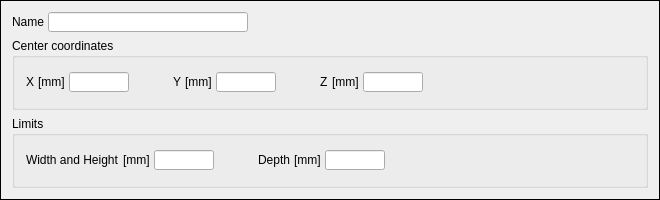
<?xml version="1.0" encoding="UTF-8"?>
<ui version="4.0">
 <class>VOI</class>
 <widget class="QFrame" name="VOI">
  <property name="geometry">
   <rect>
    <x>0</x>
    <y>0</y>
    <width>660</width>
    <height>200</height>
   </rect>
  </property>
  <property name="sizePolicy">
   <sizepolicy hsizetype="Preferred" vsizetype="Fixed">
    <horstretch>0</horstretch>
    <verstretch>0</verstretch>
   </sizepolicy>
  </property>
  <property name="minimumSize">
   <size>
    <width>0</width>
    <height>200</height>
   </size>
  </property>
  <property name="maximumSize">
   <size>
    <width>16777215</width>
    <height>200</height>
   </size>
  </property>
  <property name="windowTitle">
   <string>Frame</string>
  </property>
  <property name="styleSheet">
   <string notr="true">#VOI {
border: 1px solid black
}</string>
  </property>
  <property name="frameShape">
   <enum>QFrame::StyledPanel</enum>
  </property>
  <property name="frameShadow">
   <enum>QFrame::Raised</enum>
  </property>
  <property name="lineWidth">
   <number>10</number>
  </property>
  <property name="midLineWidth">
   <number>10</number>
  </property>
  <layout class="QVBoxLayout" name="verticalLayout">
   <item>
    <layout class="QHBoxLayout" name="horizontalLayout">
     <property name="spacing">
      <number>4</number>
     </property>
     <property name="leftMargin">
      <number>0</number>
     </property>
     <property name="topMargin">
      <number>0</number>
     </property>
     <property name="rightMargin">
      <number>0</number>
     </property>
     <item>
      <widget class="QLabel" name="label">
       <property name="maximumSize">
        <size>
         <width>16777215</width>
         <height>20</height>
        </size>
       </property>
       <property name="text">
        <string>Name</string>
       </property>
       <property name="scaledContents">
        <bool>true</bool>
       </property>
      </widget>
     </item>
     <item>
      <widget class="QLineEdit" name="name_lineEdit">
       <property name="sizePolicy">
        <sizepolicy hsizetype="Fixed" vsizetype="Fixed">
         <horstretch>0</horstretch>
         <verstretch>0</verstretch>
        </sizepolicy>
       </property>
       <property name="minimumSize">
        <size>
         <width>200</width>
         <height>0</height>
        </size>
       </property>
       <property name="maximumSize">
        <size>
         <width>0</width>
         <height>20</height>
        </size>
       </property>
      </widget>
     </item>
     <item>
      <spacer name="horizontalSpacer">
       <property name="orientation">
        <enum>Qt::Horizontal</enum>
       </property>
       <property name="sizeHint" stdset="0">
        <size>
         <width>40</width>
         <height>20</height>
        </size>
       </property>
      </spacer>
     </item>
    </layout>
   </item>
   <item>
    <widget class="QGroupBox" name="groupBox_2">
     <property name="title">
      <string>Center coordinates</string>
     </property>
     <layout class="QHBoxLayout" name="horizontalLayout_4">
      <property name="spacing">
       <number>4</number>
      </property>
      <property name="leftMargin">
       <number>11</number>
      </property>
      <property name="topMargin">
       <number>11</number>
      </property>
      <property name="rightMargin">
       <number>11</number>
      </property>
      <property name="bottomMargin">
       <number>11</number>
      </property>
      <item>
       <widget class="QLabel" name="label_12">
        <property name="maximumSize">
         <size>
          <width>16777215</width>
          <height>20</height>
         </size>
        </property>
        <property name="text">
         <string>X</string>
        </property>
        <property name="scaledContents">
         <bool>true</bool>
        </property>
       </widget>
      </item>
      <item>
       <widget class="QLabel" name="label_13">
        <property name="maximumSize">
         <size>
          <width>16777215</width>
          <height>20</height>
         </size>
        </property>
        <property name="text">
         <string>[mm]</string>
        </property>
        <property name="scaledContents">
         <bool>true</bool>
        </property>
       </widget>
      </item>
      <item>
       <widget class="QLineEdit" name="centerX_lineEdit">
        <property name="sizePolicy">
         <sizepolicy hsizetype="Fixed" vsizetype="Fixed">
          <horstretch>0</horstretch>
          <verstretch>0</verstretch>
         </sizepolicy>
        </property>
        <property name="maximumSize">
         <size>
          <width>60</width>
          <height>20</height>
         </size>
        </property>
       </widget>
      </item>
      <item>
       <spacer name="horizontalSpacer_13">
        <property name="orientation">
         <enum>Qt::Horizontal</enum>
        </property>
        <property name="sizeType">
         <enum>QSizePolicy::Fixed</enum>
        </property>
        <property name="sizeHint" stdset="0">
         <size>
          <width>40</width>
          <height>20</height>
         </size>
        </property>
       </spacer>
      </item>
      <item>
       <widget class="QLabel" name="label_14">
        <property name="maximumSize">
         <size>
          <width>16777215</width>
          <height>20</height>
         </size>
        </property>
        <property name="text">
         <string>Y</string>
        </property>
        <property name="scaledContents">
         <bool>true</bool>
        </property>
       </widget>
      </item>
      <item>
       <widget class="QLabel" name="label_15">
        <property name="maximumSize">
         <size>
          <width>16777215</width>
          <height>20</height>
         </size>
        </property>
        <property name="text">
         <string>[mm]</string>
        </property>
        <property name="scaledContents">
         <bool>true</bool>
        </property>
       </widget>
      </item>
      <item>
       <widget class="QLineEdit" name="centerY_lineEdit">
        <property name="sizePolicy">
         <sizepolicy hsizetype="Fixed" vsizetype="Fixed">
          <horstretch>0</horstretch>
          <verstretch>0</verstretch>
         </sizepolicy>
        </property>
        <property name="maximumSize">
         <size>
          <width>60</width>
          <height>20</height>
         </size>
        </property>
       </widget>
      </item>
      <item>
       <spacer name="horizontalSpacer_14">
        <property name="orientation">
         <enum>Qt::Horizontal</enum>
        </property>
        <property name="sizeType">
         <enum>QSizePolicy::Fixed</enum>
        </property>
        <property name="sizeHint" stdset="0">
         <size>
          <width>40</width>
          <height>20</height>
         </size>
        </property>
       </spacer>
      </item>
      <item>
       <widget class="QLabel" name="label_16">
        <property name="maximumSize">
         <size>
          <width>16777215</width>
          <height>20</height>
         </size>
        </property>
        <property name="text">
         <string>Z</string>
        </property>
        <property name="scaledContents">
         <bool>true</bool>
        </property>
       </widget>
      </item>
      <item>
       <widget class="QLabel" name="label_17">
        <property name="maximumSize">
         <size>
          <width>16777215</width>
          <height>20</height>
         </size>
        </property>
        <property name="text">
         <string>[mm]</string>
        </property>
        <property name="scaledContents">
         <bool>true</bool>
        </property>
       </widget>
      </item>
      <item>
       <widget class="QLineEdit" name="centerZ_lineEdit">
        <property name="sizePolicy">
         <sizepolicy hsizetype="Fixed" vsizetype="Fixed">
          <horstretch>0</horstretch>
          <verstretch>0</verstretch>
         </sizepolicy>
        </property>
        <property name="maximumSize">
         <size>
          <width>60</width>
          <height>20</height>
         </size>
        </property>
       </widget>
      </item>
      <item>
       <spacer name="horizontalSpacer_9">
        <property name="orientation">
         <enum>Qt::Horizontal</enum>
        </property>
        <property name="sizeHint" stdset="0">
         <size>
          <width>40</width>
          <height>20</height>
         </size>
        </property>
       </spacer>
      </item>
     </layout>
    </widget>
   </item>
   <item>
    <widget class="QGroupBox" name="groupBox">
     <property name="title">
      <string>Limits</string>
     </property>
     <layout class="QHBoxLayout" name="horizontalLayout_5">
      <property name="spacing">
       <number>4</number>
      </property>
      <property name="leftMargin">
       <number>11</number>
      </property>
      <property name="topMargin">
       <number>11</number>
      </property>
      <property name="rightMargin">
       <number>11</number>
      </property>
      <property name="bottomMargin">
       <number>11</number>
      </property>
      <item>
       <widget class="QLabel" name="label_20">
        <property name="maximumSize">
         <size>
          <width>16777215</width>
          <height>20</height>
         </size>
        </property>
        <property name="text">
         <string>Width and Height</string>
        </property>
        <property name="scaledContents">
         <bool>true</bool>
        </property>
       </widget>
      </item>
      <item>
       <widget class="QLabel" name="label_21">
        <property name="maximumSize">
         <size>
          <width>16777215</width>
          <height>20</height>
         </size>
        </property>
        <property name="text">
         <string>[mm]</string>
        </property>
        <property name="scaledContents">
         <bool>true</bool>
        </property>
       </widget>
      </item>
      <item>
       <widget class="QLineEdit" name="widthHeight_lineEdit">
        <property name="sizePolicy">
         <sizepolicy hsizetype="Fixed" vsizetype="Fixed">
          <horstretch>0</horstretch>
          <verstretch>0</verstretch>
         </sizepolicy>
        </property>
        <property name="maximumSize">
         <size>
          <width>60</width>
          <height>20</height>
         </size>
        </property>
       </widget>
      </item>
      <item>
       <spacer name="horizontalSpacer_11">
        <property name="orientation">
         <enum>Qt::Horizontal</enum>
        </property>
        <property name="sizeType">
         <enum>QSizePolicy::Fixed</enum>
        </property>
        <property name="sizeHint" stdset="0">
         <size>
          <width>40</width>
          <height>20</height>
         </size>
        </property>
       </spacer>
      </item>
      <item>
       <widget class="QLabel" name="label_22">
        <property name="maximumSize">
         <size>
          <width>16777215</width>
          <height>20</height>
         </size>
        </property>
        <property name="text">
         <string>Depth</string>
        </property>
        <property name="scaledContents">
         <bool>true</bool>
        </property>
       </widget>
      </item>
      <item>
       <widget class="QLabel" name="label_23">
        <property name="maximumSize">
         <size>
          <width>16777215</width>
          <height>20</height>
         </size>
        </property>
        <property name="text">
         <string>[mm]</string>
        </property>
        <property name="scaledContents">
         <bool>true</bool>
        </property>
       </widget>
      </item>
      <item>
       <widget class="QLineEdit" name="depth_lineEdit">
        <property name="sizePolicy">
         <sizepolicy hsizetype="Fixed" vsizetype="Fixed">
          <horstretch>0</horstretch>
          <verstretch>0</verstretch>
         </sizepolicy>
        </property>
        <property name="maximumSize">
         <size>
          <width>60</width>
          <height>20</height>
         </size>
        </property>
       </widget>
      </item>
      <item>
       <spacer name="horizontalSpacer_12">
        <property name="orientation">
         <enum>Qt::Horizontal</enum>
        </property>
        <property name="sizeHint" stdset="0">
         <size>
          <width>40</width>
          <height>20</height>
         </size>
        </property>
       </spacer>
      </item>
     </layout>
    </widget>
   </item>
  </layout>
 </widget>
 <resources/>
 <connections/>
</ui>
